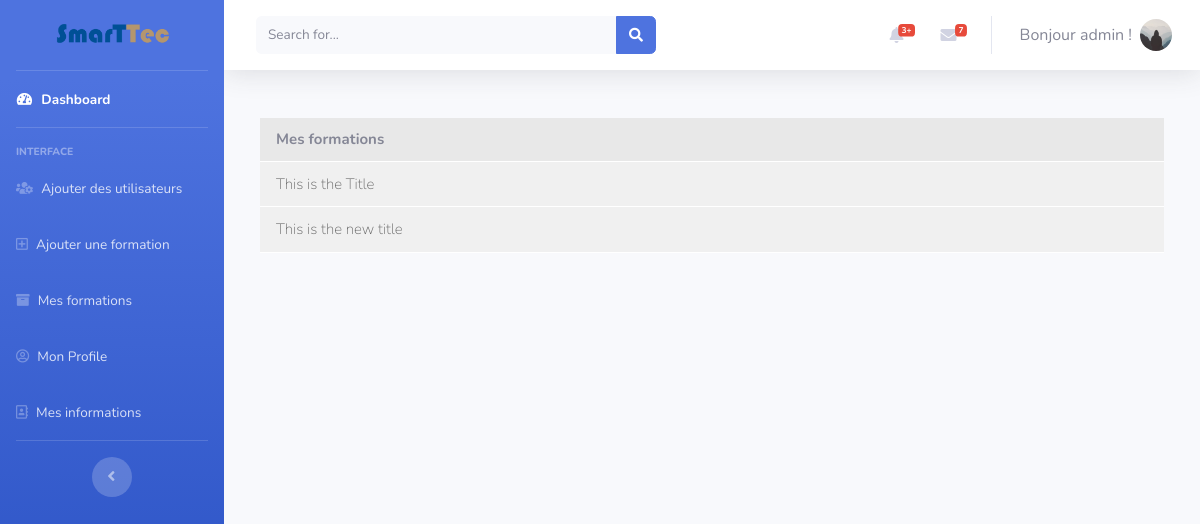
The app's page /formations (signed in), older data.
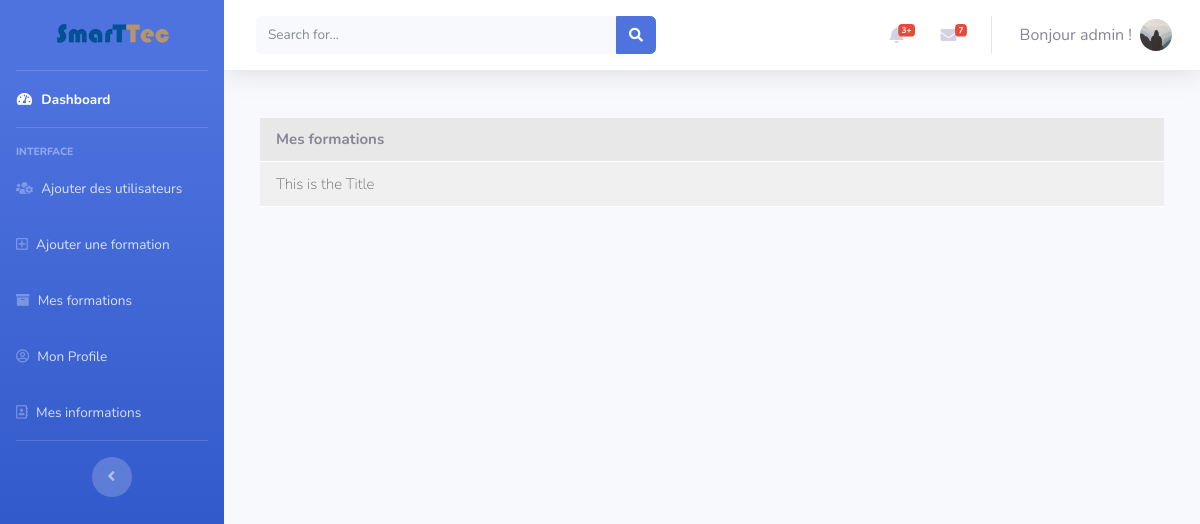
The same page, newer data.
### flaskblog/models.py (models this page shows, shortened)
class User(db.Model, UserMixin):
    id = db.Column(db.Integer, primary_key=True)
    username = db.Column(db.String(20), unique=True, nullable=False)
    email = db.Column(db.String(120), unique=True, nullable=False)
    image_file = db.Column(db.String(20), nullable=False,
                           default='default.jpg')
    password = db.Column(db.String(60), nullable=False)
    acc_rights = db.Column(db.Integer, default=2)
    posts = db.relationship('Post', backref='author', lazy=True)
    subscriptions = db.relationship(
        'Subscription', backref='subscribed', lazy=True)
    infos = db.relationship(
        'Userinfo', backref='currentuser', lazy=True)

class Post(db.Model):
    id = db.Column(db.Integer, primary_key=True)
    title = db.Column(db.String(100), nullable=False)
    date_posted = db.Column(db.DateTime, nullable=False,
                            default=datetime.utcnow)
    content = db.Column(db.Text, nullable=False)
    start_date = db.Column(db.DateTime, nullable=False,
                           default=datetime.utcnow)
    zoom_link = db.Column(db.String(200))
    theme = db.Column(db.String(20), default="theme 1")
    user_id = db.Column(db.Integer, db.ForeignKey('user.id'), nullable=False)
    subscriptions = db.relationship(
        'Subscription', backref='subscribers', lazy=True)
    sceances = db.relationship(
        'Sceance', backref='session', lazy=True)

### flaskblog/main/routes.py (the view)
@main.route("/formations")
def formation():
    posts = current_user.posts
    return render_template('formatteurs.html', title='About', posts=posts)

### flaskblog/models.py (called while the page is built)
@login_manager.user_loader
def load_user(user_id):
    return User.query.get(int(user_id))

### flaskblog/templates/startbootstrap-sb-admin-2-gh-pages/formatteurs.html (shortened to what this page needs)
{% extends 'base.html' %} {% block content %}
<div id="wrapper">
  {% include 'Sidebar.html' %}
  <div id="content-wrapper" class="d-flex flex-column">
    <div id="content">
      {% include 'Topbar.html' %}
      <div class="container-fluid">
        <div class="col-sm-12 course-section">
          <div class="section-title">
            Mes formations
          </div>
          <ul class="section-list">
            {% for post in posts %}
            <li class="section-item">
              <a class="item" href="post/{{post.id}}">
                <span class="lecture-icon">
                </span>
                <div class="float-left">
                  {{post.title}}
                </div>
              </a>
            </li>
            {% endfor %}
          </ul>
        </div>
      </div>
    </div>
  </div>
</div>
{% endblock %}

### flaskblog/templates/startbootstrap-sb-admin-2-gh-pages/base.html (shortened to what this page needs)
<!DOCTYPE html>
<html lang="en">
  <head>
    <link
      href="{{url_for('static',filename='vendor/fontawesome-free/css/all.min.css')}}"
      rel="stylesheet"
      type="text/css"
    />
    <link
      href="{{url_for('static',filename='css/sb-admin-2.min.css')}}"
      rel="stylesheet"
    />
    <link
      href="{{url_for('static',filename='css/fedora.css')}}"
      rel="stylesheet"
    />
    <link
      href="{{url_for('static',filename='css/extra.css')}}"
      rel="stylesheet"
    />
  </head>
  <body id="page-top">
    {%block content %}{% endblock %} {% include 'modals/flashes_modal.html' %}
  </body>
</html>

### flaskblog/templates/startbootstrap-sb-admin-2-gh-pages/Sidebar.html
<div id="wrapper">
  <ul
    class="navbar-nav bg-gradient-primary sidebar sidebar-dark accordion"
    id="accordionSidebar"
  >
    <a
      class="sidebar-brand d-flex align-items-center justify-content-center"
      href="/"
    >
      <img
        src="{{url_for('static',filename='img/SMARTTEC-Logo.png')}}"
        style="max-width: 100%; max-height: 100%;"
      />
    </a>
    <hr class="sidebar-divider my-0" />
    <li class="nav-item active">
      <a class="nav-link" href="/home">
        <i class="fas fa-fw fa-tachometer-alt"></i>
        <span>Dashboard</span></a
      >
    </li>
    <hr class="sidebar-divider" />
    <div class="sidebar-heading">
      Interface
    </div>
    {%if current_user.is_authenticated %} {% if current_user.acc_rights==2 %}
    <li class="nav-item">
      <a class="nav-link" href="/">
        <i class="fas fa-shopping-cart"></i>
        <span>Trouver une Formation</span></a
      >
    </li>
    <li class="nav-item">
      <a class="nav-link" href="/mesformations">
        <i class="fas fa-shopping-basket"></i>
        <span>Mes Formations</span></a
      >
    </li>
    {% elif current_user.acc_rights==0 %}
    <li class="nav-item">
      <a class="nav-link" href="/add_users">
        <i class="fas fa-users-cog"></i>
        <span>Ajouter des utilisateurs</span></a
      >
    </li>
    {% endif %} {% if current_user.acc_rights!=2 %}
    <li class="nav-item">
      <a class="nav-link" href="/post/new">
        <i class="far fa-plus-square"></i>
        <span>Ajouter une formation</span></a
      >
    </li>
    <li class="nav-item">
      <a class="nav-link" href="/formations">
        <i class="fas fa-archive"></i>
        <span>Mes formations</span></a
      >
    </li>
    {% endif %}
    <li class="nav-item">
      <a class="nav-link" href="/account">
        <i class="far fa-user-circle"></i>
        <span>Mon Profile</span></a
      >
    </li>
    <li class="nav-item">
      <a class="nav-link" href="/infos">
        <i class="far fa-address-book"></i>
        <span>Mes informations</span></a
      >
    </li>
    {% endif %}
    <hr class="sidebar-divider" />
    <div class="text-center d-none d-md-inline">
      <button class="rounded-circle border-0" id="sidebarToggle"></button>
    </div>
  </ul>
</div>

### flaskblog/templates/startbootstrap-sb-admin-2-gh-pages/Topbar.html (shortened to what this page needs)
<nav
  class="navbar navbar-expand navbar-light bg-white topbar mb-4 static-top shadow"
>
  <form
    class="d-none d-sm-inline-block form-inline mr-auto ml-md-3 my-2 my-md-0 mw-100 navbar-search"
  >
    <div class="input-group">
      <input
        type="text"
        class="form-control bg-light border-0 small"
        placeholder="Search for..."
        aria-label="Search"
        aria-describedby="basic-addon2"
      />
      <div class="input-group-append">
        <button class="btn btn-primary" type="button">
          <i class="fas fa-search fa-sm"></i>
        </button>
      </div>
    </div>
  </form>
  <ul class="navbar-nav ml-auto">
    {% if current_user.username %}
    <li class="nav-item dropdown no-arrow mx-1">
      <a
        class="nav-link dropdown-toggle"
        href="#"
        id="alertsDropdown"
        role="button"
        data-toggle="dropdown"
        aria-haspopup="true"
        aria-expanded="false"
      >
        <i class="fas fa-bell fa-fw"></i>
        <span class="badge badge-danger badge-counter">3+</span>
      </a>
    </li>
    <li class="nav-item dropdown no-arrow mx-1">
      <a
        class="nav-link dropdown-toggle"
        href="#"
        id="messagesDropdown"
        role="button"
        data-toggle="dropdown"
        aria-haspopup="true"
        aria-expanded="false"
      >
        <i class="fas fa-envelope fa-fw"></i>
        <span class="badge badge-danger badge-counter">7</span>
      </a>
    </li>
    <li class="nav-item dropdown no-arrow">
      <a
        class="nav-link dropdown-toggle"
        href="#"
        id="userDropdown"
        role="button"
        data-toggle="dropdown"
        aria-haspopup="true"
        aria-expanded="false"
      >
        <span class="mr-2 d-none d-lg-inline text-gray-600 large"
          >Bonjour {{current_user.username}} !</span
        >
        <img
          class="img-profile rounded-circle"
          src="{{url_for('static',filename='profile_pics/' +current_user.image_file)}}"
        />
      </a>
    </li>
    {%endif%}
  </ul>
</nav>

### flaskblog/static/css/fedora.css (style rules this page uses)
.course-section { margin-bottom: 10px; }
.course-section .section-title { background: #e8e8e8; padding: 10px 16px; margin: 0; font-size: 15px; font-weight: bold; border-bottom: 1px solid #fff; }
.course-section ul.section-list { margin: 0; padding: 0; }
.course-section ul.section-list .section-item { margin: 0; padding: 0; list-style-type: none; border-bottom: 1px solid #fff; }
.course-section ul.section-list .section-item .item { display: block; padding: 11px 16px; background: #f0f0f0; list-style-type: none; font-size: 15px; color: #676767; text-decoration: none; font-weight: 200; }
.course-section ul.section-list .section-item .item .lecture-icon { padding-right: 5px; }

### flaskblog/static/css/extra.css (style rules this page uses)
:root { --input-padding-x: 1.5rem; --input-padding-y: 0.75rem; }

Row changes from the older to the newer data that the page shows:
removed Post: title "This is the new title"
